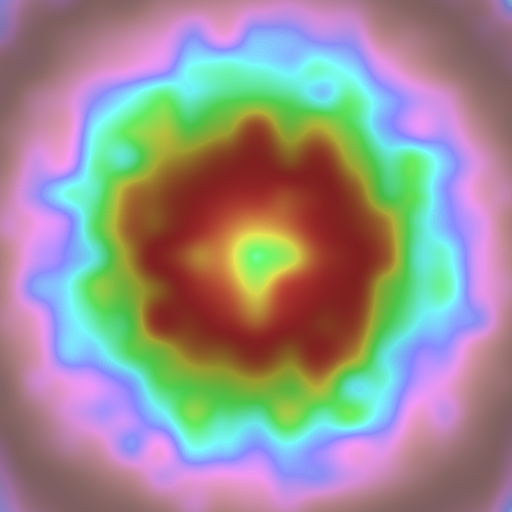
Frame 1 (no input)
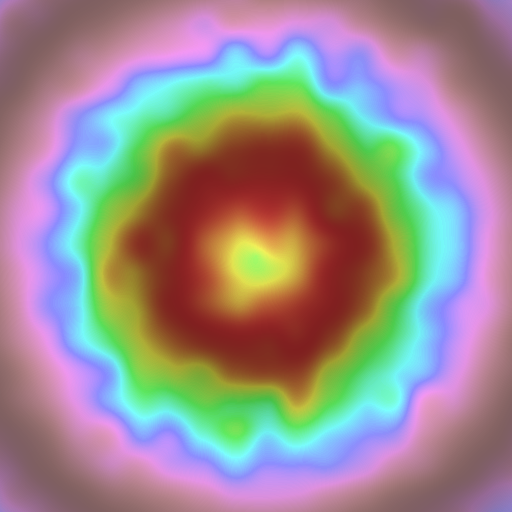
Frame 60 (the mouse pressed at the canvas centre just before this capture)
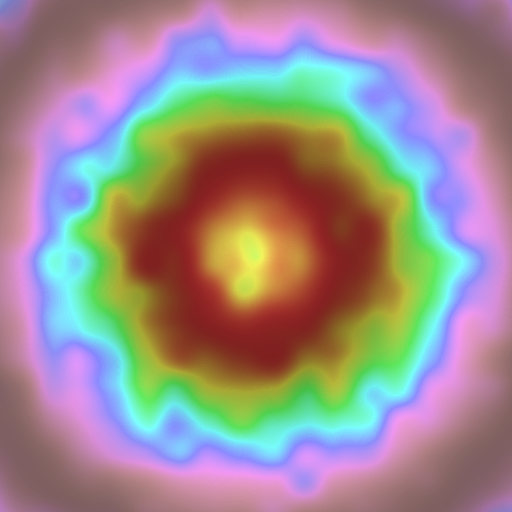
Frame 120 (the mouse held since frame 60 and released just before this capture)

The Processing sketch that drew these frames (run headless with seeded random() and noise(); from frame 60 on, the mouse is pressed at the canvas centre):

// Processing sketch: processing_1276
// ── processing_1276.pde

// Oilspill 2.1 (Feb 15 '06)
//
// original by Jim Bumgardner
// Port by Ryan Govostes and Jim Bumgardner
 
float xoff = 0, yoff = 0, zoff = 0;
float sineTable[];
float cos2Table[];
 
void setup() {
  size(512, 512);
  colorMode(HSB, 2);
  background(0);
  noiseDetail(1);
  // framerate(24);
 
  // precalculate 1 period of the sine wave (360 degrees)
  sineTable = new float[360];
  cos2Table = new float[360];
  for (int i = 0; i < 360; i ++) sineTable[i] = sin(radians(i));
  for (int i = 0; i < 360; i ++) cos2Table[i] = cos(radians(i)) * cos(radians(i));
}
 
void draw() {
  float d, h, s, b, n;
  float xx;
  float yy = yoff;
  int w2 = width / 2;
  int h2 = height / 2;
  int offset = 0;
 
  loadPixels();
   
  for (int y = 0; y < height; y ++) {
    xx = xoff;
    for (int x = 0; x < width; x ++) {
      d = dist(x, y, w2, h2) * 0.015;
//      if (d * 20 <= 90) {
        n = noise(xx, yy, zoff)*0.5; // noise only needs to be computed once per pixel
         
        // use pre-calculated sine results
        h = 1 - sineTable[int(degrees(d + n * 3)) % 360] % 2;
        s = sineTable[int(degrees(d + n * 2)) % 360] * .5 + 1;
        b = cos2Table[int(degrees(d + n)) % 360] + 1;
         
        // determine pixel color
        pixels[offset ++] = color(h, s, b);
//      } else {
//        pixels[offset ++] = color(0, 0, 0);
//      }
       
      // increment xx
      xx += 0.03125; // = x/16.0
    }
     
    // this value only needs to be changed once per pixel line
    yy += 0.03125;
  }
   
  // move through noise space -> animation
  xoff += 0.13;
  yoff += 0.007;
  zoff += 0.01;
   
  updatePixels();
}
